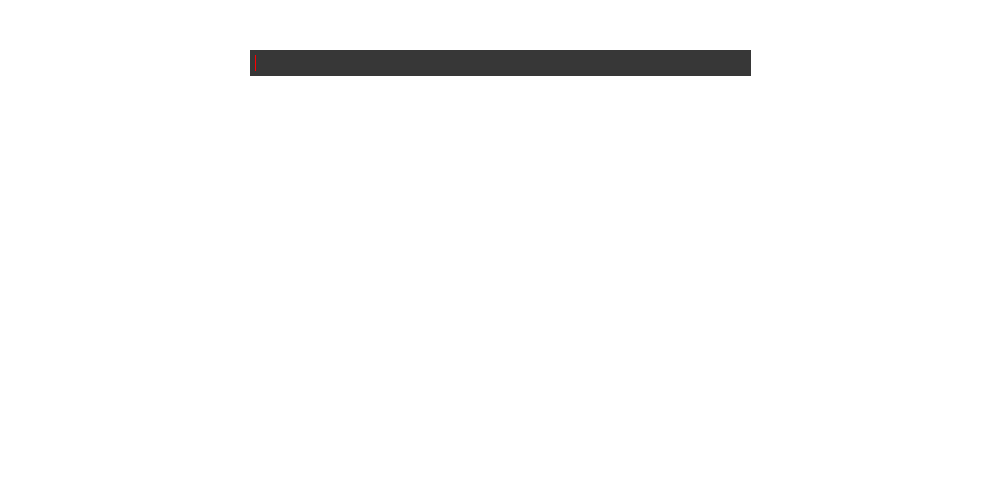
Frame 1 (no input)
Frame 60 (the mouse pressed at the canvas centre just before this capture): identical to frame 1, image omitted
Frame 120 (the mouse held since frame 60 and released just before this capture): identical to frame 1, image omitted

The Processing sketch that drew this single still picture (run headless with seeded random() and noise(); from frame 60 on, the mouse is pressed at the canvas centre):

// Processing sketch: stage
// ── stage.pde
class stages{
  float xPos = width/4;
  float yPos = 50;
  float w = width/2;
  float h = 25;
  float p,b;
  float a = 0;
  
  color borderCol = color(55);
  color backCol;
  color bar;
  
  stages(float stageNo){
    if(stageNo==1){
      backCol = color(55);
      bar = color(255,0,0);
      p=500/(7*45*width);
      b=95;
    }
    
    if(stageNo==2){
      backCol = color(255,0,0);
      bar = color(0,255,0);
      p=500/(7*60*width);
      b=105;
    }
  }
  
  void drawStage(){
    //base
    fill(borderCol);
    stroke(borderCol);
    rect(xPos,yPos,w,h);
    //bottom layer (only for stage 2)
    fill(backCol);
    stroke(backCol);
    rect(xPos+5,yPos+5,w-10,h-10);
    //top layer
    fill(bar);
    stroke(bar);
    rect(xPos+5,yPos+5,p,h-10);
    p+=a;
  }
  
  void accelerate(float t){
    a+=t/b;
    if(a < 0){
      a=0;
    }
  }
  
  public boolean isComplete(){
    if (p >= w-10){
      return true;
    }
    return false;
  }
}

// ── running.pde
stages stage;

void settings(){
  size(1000,500);
}
void setup(){
  //
  //size(1000,500);
  //
  frameRate(25);
  
  stage = new stages(1);
 
  
}

void draw(){
  background(255);
  keychecks();
  stage.drawStage();
  completedLevel();
}

void completedLevel(){
  if (stage.isComplete()){
    delay(1000);
    stage = new stages(2);
  }
}

void keychecks(){
  if(keyPressed){
    if (key == 'a'){
      stage.accelerate(-1);
    }
    if (key == 'd'){
      stage.accelerate(1);
    }
  }
}
